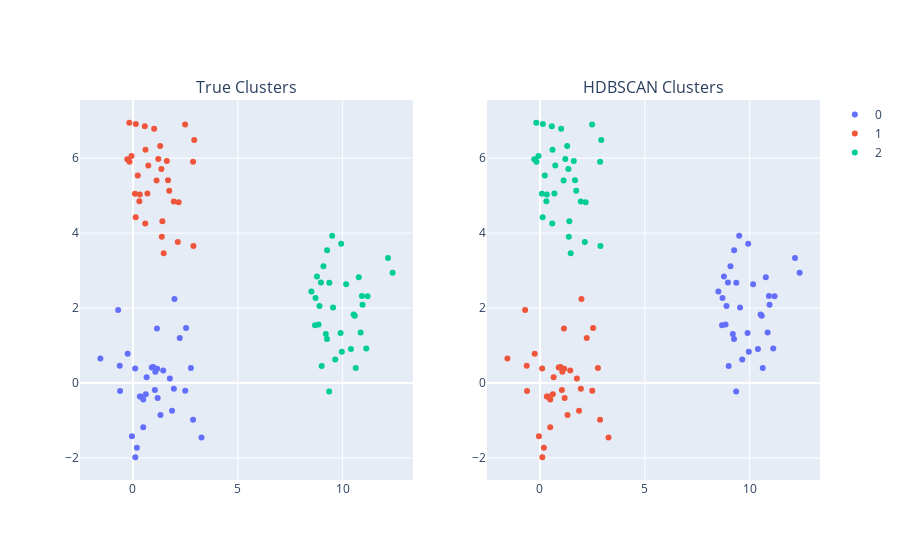

The code cell stored with this chart in its notebook:
### Markdown cell above
## Step 6a: Cluster

Having access to the full matrix of pairwise distances, users have the ability to cluster with whatever algorithm they prefer (provided it supports a matrix of precomputed pairwise distances as an input).

In the case of this recipe, we demonstrate using the HDBSCAN provided through Scikit-Learn.

### Code cell
hdb = HDBSCAN(min_cluster_size=15, max_cluster_size=50, min_samples=10, metric='precomputed').fit(x['distances'])
hdbscan_labels = hdb.labels_
df["hdbscan_labels"] = hdbscan_labels

fig = make_subplots(rows=1, cols=2, subplot_titles=["True Clusters", "HDBSCAN Clusters"])
for label, group in df.groupby("target"):
    fig.add_scatter(x=group.x, y=group.y, col=1, row=1, mode="markers", name=label)
for label, group in df.groupby("hdbscan_labels"):
    fig.add_scatter(
        x=group.x, y=group.y, col=2, row=1, mode="markers", name=label,
        marker_color=fig.layout["template"]["layout"]["colorway"][label],
        showlegend=False
    )
fig.show()
